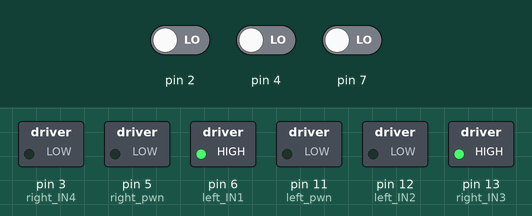
Recording of a sketch running on a simulated Arduino Uno, built with avr-gcc and run on an emulated ATmega328P. On the bench: switched loads named in the sketch (green lamp = pin HIGH). Dashed ring = blinking. The test bench sets the inputs (shaded band); at power-on: pin 2 LOW, pin 7 LOW, pin 4 LOW.

Above: at 1.2 s.
1.3 s: pin 2 driven HIGH
At 1.45 s:
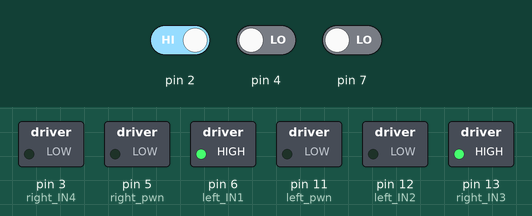
4.3 s: pin 2 driven LOW
At 4.6 s:
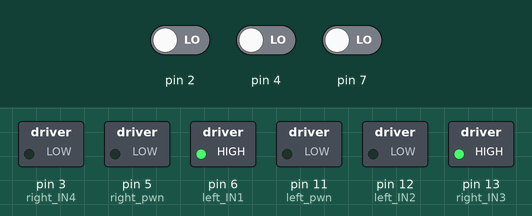
7.3 s: pin 7 driven HIGH
At 7.47 s:
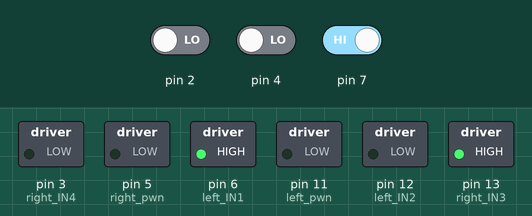
10.3 s: pin 7 driven LOW
At 10.64 s:
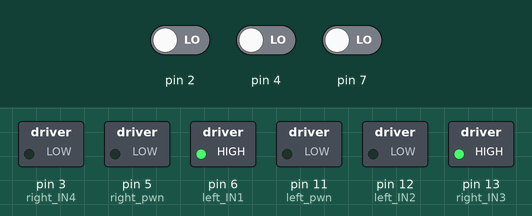
Timing chart, 0 to 14.3 s (numbered marks = the images above; inputs shaded):
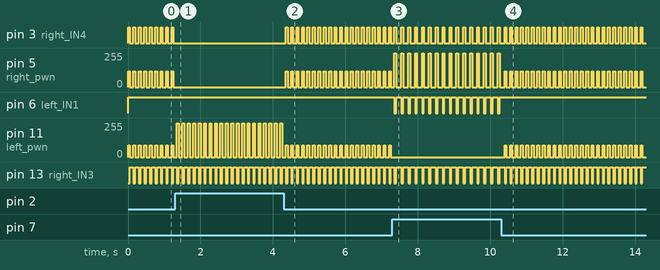

Measured:
- after the input at 1.3 s, pin 3 (right_IN4): stops changing and stays LOW; pin 5 (right_pwn): stops changing and stays 0/255
- after the input at 4.3 s, pin 3 (right_IN4): alternates HIGH for 0.05 s and LOW for 0.10 s, starting after 0.05 s; pin 5 (right_pwn): alternates 120/255 for 0.05 s and 0/255 for 0.10 s, starting after 0.05 s
- after the input at 7.3 s, pin 3 (right_IN4): alternates HIGH for 0.05 s and LOW for 0.14 s, starting after 0.25 s; pin 5 (right_pwn): alternates 255/255 for 0.05 s and 0/255 for 0.14 s, starting after 0.06 s
- after the input at 10.3 s, pin 6 (left_IN1): stops changing and stays HIGH; pin 11 (left_pwn): alternates 90/255 for 0.05 s and 0/255 for 0.10 s, starting after 0.10 s
- by itself, pin 3 (right_IN4): alternates HIGH for 0.05 s and LOW for 0.10 s
- by itself, pin 5 (right_pwn): alternates 120/255 for 0.05 s and 0/255 for 0.10 s
- by itself, pin 11 (left_pwn): alternates 90/255 for 0.05 s and 0/255 for 0.10 s
- by itself, pin 13 (right_IN3): alternates HIGH for 0.10 s and LOW for 0.05 s

The sketch:

original.ino
```cpp
#include <SoftwareSerial.h>
#include <Servo.h>
int left_IN1 = 6;
int left_IN2 = 12;
int left_pwn = 11;
int right_IN3 = 13;
int right_IN4 = 3;
int right_pwn = 5;
char a;

int OFF = 1;

SoftwareSerial bluTee(8,9);
Servo myservo;

void setup() {
  // put your setup code here, to run once:
  Serial.begin(9600);
  bluTee.begin(9600);
  pinMode(2,INPUT);
  pinMode(7,INPUT);
  pinMode(4,INPUT);
  pinMode(left_IN1,OUTPUT);
  pinMode(left_IN2,OUTPUT);
  pinMode(left_pwn,OUTPUT);
  pinMode(right_IN3,OUTPUT);
  pinMode(right_IN4,OUTPUT);
  pinMode(right_pwn,OUTPUT);
}

void moveStop(){
  digitalWrite(left_IN1, HIGH);
  digitalWrite(left_IN2, LOW);
  analogWrite(left_pwn, 0);
  digitalWrite(right_IN3, HIGH);
  digitalWrite(right_IN4, LOW);
  analogWrite(right_pwn, 0);
}

void moveForward(){
  digitalWrite(left_IN1, HIGH);
  digitalWrite(left_IN2, LOW);
  analogWrite(left_pwn, 90);
  digitalWrite(right_IN3, LOW);
  digitalWrite(right_IN4, HIGH);
  analogWrite(right_pwn, 120);
}

void moveLeft(){
  digitalWrite(left_IN1, HIGH);
  digitalWrite(left_IN2, LOW);
  analogWrite(left_pwn, 255);
  digitalWrite(right_IN3, LOW);
  digitalWrite(right_IN4, LOW);
  analogWrite(right_pwn, 0);
}

void moveRight(){
  digitalWrite(left_IN1, LOW);
  digitalWrite(left_IN2, LOW);
  analogWrite(left_pwn, 0);
  digitalWrite(right_IN3, LOW);
  digitalWrite(right_IN4, HIGH);
  analogWrite(right_pwn, 255);
}

void loop() {
  // put your main code here, to run repeatedly:

  int right = digitalRead(7);
  int left = digitalRead(2);
  int middle = digitalRead(4);
 //Serial.println(right*left*middle);
  //1碰線
  if(OFF){
    if(right*left*middle){
      moveStop();
      OFF = 0;
    }else if(left){
      moveLeft();
    }else if(right){
      moveRight();
    }else{
      moveForward();
    }
    delay(50);
    moveStop();
    delay(100);
  }
  if(Serial.available()){
    a = Serial.read();
    bluTee.print(a);
  }
  if(Serial.available()){
    a = bluTee.read();
    Serial.println(a);
  }
  if(right){
    if(Serial.read()=='f'){
      moveForward();
    }else if(Serial.read()=='r'){
      moveRight();
    }else if(Serial.read()=='l'){
      moveLeft();
    }
    delay(40);
  }
}
```

MyClass.cpp
```cpp
#include "Arduino.h"
#include "MyClass.h"

void MotorControl::moveStop(){
  digitalWrite(left_IN1, HIGH);
  digitalWrite(left_IN2, LOW);
  analogWrite(left_pwm, 0);
  digitalWrite(right_IN3, HIGH);
  digitalWrite(right_IN4, LOW);
  analogWrite(right_pwm, 0);
}
void MotorControl::moveForward(){
  digitalWrite(left_IN1, HIGH);
  digitalWrite(left_IN2, LOW);
  analogWrite(left_pwm, 90);
  digitalWrite(right_IN3, LOW);
  digitalWrite(right_IN4, HIGH);
  analogWrite(right_pwm, 120);
}
void MotorControl::moveLeft(){
  digitalWrite(left_IN1, HIGH);
  digitalWrite(left_IN2, LOW);
  analogWrite(left_pwm, 255);
  digitalWrite(right_IN3, LOW);
  digitalWrite(right_IN4, LOW);
  analogWrite(right_pwm, 0);
}
void MotorControl::moveRight(){
  digitalWrite(left_IN1, LOW);
  digitalWrite(left_IN2, LOW);
  analogWrite(left_pwm, 0);
  digitalWrite(right_IN3, LOW);
  digitalWrite(right_IN4, HIGH);
  analogWrite(right_pwm, 255);
}
```

MyClass.h
```cpp
#ifndef MyClass_h
#define MyClass_h
#include "Arduino.h"

class MotorControl {
  private:
    int left_IN1, left_IN2, left_pwm;
    int right_IN3, right_IN4, right_pwm;

  public:
    MotorControl(int lIN1, int lIN2, int lPwm, int rIN3, int rIN4, int rPwm)
      : left_IN1(lIN1), left_IN2(lIN2), left_pwm(lPwm), right_IN3(rIN3), right_IN4(rIN4), right_pwm(rPwm) {}
    void setup(){
      pinMode(left_IN1, OUTPUT);
      pinMode(left_IN2, OUTPUT);
      pinMode(left_pwm, OUTPUT);
      pinMode(right_IN3, OUTPUT);
      pinMode(right_IN4, OUTPUT);
      pinMode(right_pwm, OUTPUT);
      }
    void moveStop();
    void moveForward();
    void moveLeft();
    void moveRight();
};

#endif
```
